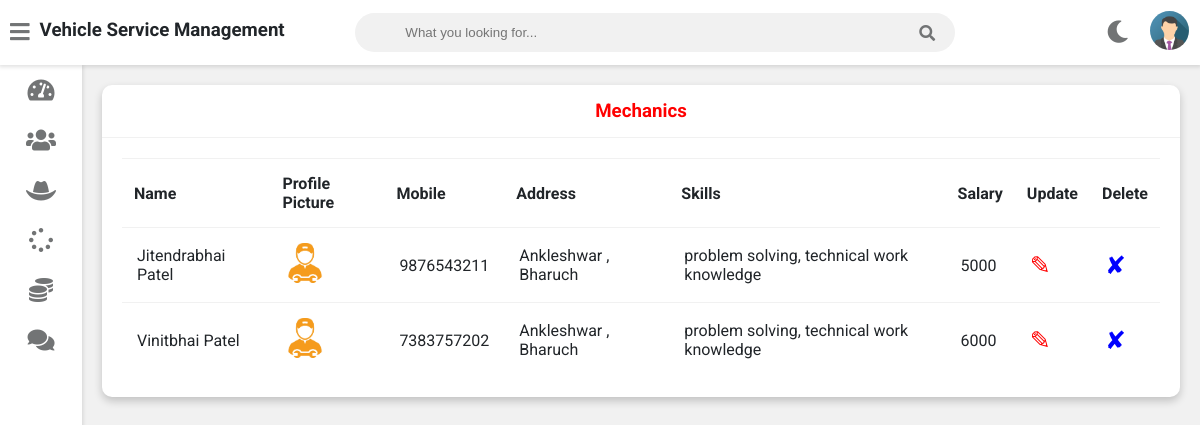
Page /admin-view-mechanic (signed in) on the committed database.
### vehicle/models.py (models this page shows, shortened)
class Mechanic(models.Model):
    user=models.OneToOneField(User,on_delete=models.CASCADE)
    profile_pic= models.ImageField(upload_to='profile_pic/MechanicProfilePic/',null=True,blank=True)
    address = models.CharField(max_length=40)
    mobile = models.CharField(max_length=20,null=False)
    skill = models.CharField(max_length=500,null=True)
    salary=models.PositiveIntegerField(null=True)
    status=models.BooleanField(default=False)
    @property
    def get_name(self):
        return self.user.first_name+" "+self.user.last_name

### vehicle/views.py (the view)
# urls.py: path('admin-view-mechanic',views.admin_view_mechanic_view,name='admin-view-mechanic'),
@login_required(login_url='adminlogin')
def admin_view_mechanic_view(request):
    mechanics=models.Mechanic.objects.all()
    return render(request,'vehicle/admin_view_mechanic.html',{'mechanics':mechanics})

### templates/vehicle/admin_view_mechanic.html
{% extends 'vehicle/adminbase.html' %}
{% block content %}
{% load static %}
	<div class="wrapper">
		<div class="row">
			<div class="col-12 col-m-12 col-sm-12">
				<div class="card">
					<div class="card-header">
						<h3 style="color:red; text-align:center" >Mechanics
						</h3>
					</div>
					<div class="card-content">
						<table>
							<thead>
                <tr>
                  <th>Name</th>
                  <th>Profile Picture</th>
                  <th>Mobile</th>
                  <th>Address</th>
                  <th>Skills</th>
                  <th>Salary</th>
                  <th>Update</th>
                  <th>Delete</th>
                </tr>
							</thead>
							<tbody>
              {% for m in mechanics %}
                <tr>
                  <td> {{m.get_name}}</td>
                  <td> <img src="{% static m.profile_pic.url %}" alt="Profile Pic" height="40px" width="40px" /></td>
                  <td>{{m.mobile}}</td>
                  <td>{{m.address}}</td>
                  <td>{{m.skill}}</td>
                  <td>{{m.salary}}</td>
                  <td><a  style="color:red; text-decoration:none;font-size:25px;" href="{% url 'update-mechanic' m.id  %}">&#9998;</a></td>
                  <td><a style="color:blue; text-decoration:none;font-size:25px;"href="{% url 'delete-mechanic' m.id  %}">&#10008;</a></td>
                </tr>
                {% endfor %}
							</tbody>
						</table>
					</div>
				</div>
			</div>
		</div>
<br><br><br><br><br><br><br><br><br><br><br><br><br><br><br><br>
	</div>
{% endblock content %}

### templates/vehicle/adminbase.html (shortened to what this page needs)
<!DOCTYPE html>
{% load static %}
<html>
<head>
	<link rel="stylesheet" type="text/css" href="https://cdnjs.cloudflare.com/ajax/libs/Chart.js/2.9.3/Chart.min.css">
	<link rel="stylesheet" type="text/css" href="{% static "fontawesome-free/css/all.min.css" %}">
	<link rel="stylesheet" type="text/css" href="{% static "style.css" %}">
</head>
<body class="overlay-scrollbar">
	<div class="navbar">
		<ul class="navbar-nav">
			<li class="nav-item">
				<a class="nav-link">
					<i class="fas fa-bars" onclick="collapseSidebar()"></i>
				</a>
			</li>
			<li class="nav-item">
				<h3>Vehicle Service Management</h3>
			</li>
		</ul>
		<form class="navbar-search">
			<input type="text" name="Search" class="navbar-search-input" placeholder="What you looking for...">
			<i class="fas fa-search"></i>
		</form>
		<ul class="navbar-nav nav-right">
			<li class="nav-item mode">
				<a class="nav-link" href="#" onclick="switchTheme()">
					<i class="fas fa-moon dark-icon"></i>
				</a>
			</li>
			<li class="nav-item avt-wrapper">
				<div class="avt dropdown">
					<img src="{% static "images/admin.png" %} " alt="User image" class="dropdown-toggle" data-toggle="user-menu">
				</div>
			</li>
		</ul>
	</div>
	<div class="sidebar">
		<ul class="sidebar-nav">
			<li class="sidebar-nav-item">
				<a href="/admin-dashboard" class="sidebar-nav-link">
					<div>
						<i class="fas fa-tachometer-alt"></i>
					</div>
				</a>
			</li>
			<li class="sidebar-nav-item">
				<a href="/admin-customer" class="sidebar-nav-link">
					<div>
						<i class="fas fa-users"></i>
					</div>
				</a>
			</li>
			<li  class="sidebar-nav-item">
				<a href="/admin-mechanic" class="sidebar-nav-link">
					<div>
					<i class="fas fa-hat-cowboy"></i>
					</div>
				</a>
			</li>
			<li  class="sidebar-nav-item">
				<a href="/admin-request" class="sidebar-nav-link">
					<div>
						<i class="fas fa-spinner"></i>
					</div>
				</a>
			</li>
			<li  class="sidebar-nav-item">
				<a href="/admin-report" class="sidebar-nav-link">
					<div>
						<i class="fas fa-coins"></i>
					</div>
				</a>
			</li>
			<li  class="sidebar-nav-item">
				<a href="/admin-feedback" class="sidebar-nav-link">
					<div>
					<i class="fas fa-comments"></i>
					</div>
				</a>
			</li>
		</ul>
	</div>
<div>
	<div class="content">
		{% block content %}
		{% endblock content %}
	</div>
</div>
</body>
</html>

### static/style.css (style rules this page uses)
:root { --primary-color: #1a0d6e; --success-color: #6ab04c; --warning-color: #f0932b; --danger-color: #eb4d4b; --light-color: #212529; --light-second-color: #727475; --light-background: #ffffff; --light-second-background: #f1f1f1; --dark-color: #909090; --dark-second-color: #f5f6fa; --dark-background: #23242D; --dark-second-background: #181818; }
.light { --main-bg-color: var(--light-background); --second-bg-color: var(--light-second-background); --main-color: var(--light-color); --second-color: var(--light-second-color); }
* { box-sizing: border-box; }
body { font-family: 'Roboto', sans-serif; background: var(--main-bg-color); color: var(--main-color); margin: 0; }
.navbar { display: flex; flex-direction: row; background: var(--main-bg-color); color: var(--main-color); position: fixed; top: 0; right: 0; left: 0; z-index: 101; box-shadow: rgba(0,0,0,0.12) 0px 1px 4px 1px; }
.navbar-nav { list-style: none; display: flex; flex-direction: row; padding-left: 0; margin-bottom: 0; margin-top: 0; }
.nav-link { float: left; text-align: center; padding: 21px 10px; text-decoration: none; font-size: 17px; color: var(--second-color); position: relative; }
.navbar-nav i { font-size: 1.4rem; }
.nav-right { margin-left: auto; }
.navbar-search { position: relative; margin: auto; width: 50%; }
.navbar-search input { background: var(--second-bg-color); border: none; padding: 12px 50px 12px 50px; width: 100%; outline: none; color: var(--main-color); border-radius: 20px; }
.navbar-search i { position: absolute; top: 50%; right: 20px; transform: translateY(-50%); color: var(--second-color); cursor: pointer; }
.avt img { width: 39px; height: 39px; border-radius: 50%; }
.avt { padding: 11px }
.dropdown { position: relative; }
.wrapper { padding: 10px; margin-left: 82px; padding-top: 75px; background: var(--second-bg-color); transition: margin-left .5s; }
.sidebar { width: 82px; height: 100vh; position: fixed; margin-top: 65px; background: var(--main-bg-color); box-shadow: rgba(0,0,0,0.12) 0px 1px 4px 1px; overflow: hidden; z-index: 100; transition: width .5s; }
.sidebar-nav { list-style: none; padding: 0; margin: 0; display: flex; flex-direction: column; align-items: center; height: 100vh; }
.sidebar-nav-item { width: 100%; }
.sidebar-nav-link { display: flex; align-items: center; color: var(--main-color); text-decoration: none; }
.sidebar-nav-link i { font-size: 1.5rem; color: var(--second-color); position: absolute; left: 50%; top: 50%; transform: translate(-50%, -50%); }
.sidebar-nav-link div { min-width: 82px; height: 50px; position: relative; }
.row { display: flex; flex-wrap: wrap; flex-direction: row; }
.row:after, .row:before { box-sizing: border-box; }
[class*="col-"] { padding: 10px; }
@media only screen and (min-width: 600px) { .col-sm-12 { width: 100%; } }
@media only screen and (min-width: 768px) { .col-m-12 { width: 100%; } }
@media only screen and (min-width: 992px) { .col-12 { width: 100%; } }
.card { background: var(--main-bg-color); color: var(--main-color); border-radius: 10px; margin-bottom: 10px; box-shadow: 0 4px 8px 0 rgba(0,0,0,0.2); }
.card-header { padding: 15px 30px; border-bottom: 1px solid var(--second-bg-color); position: relative; }
.card-header h3 { margin: 0; }
.card-content { padding: 20px; overflow-x: auto; }
table { border-collapse: collapse; width: 100%; }
table td { border-top: 1px solid var(--second-bg-color); padding: 15px; }
table th { border-top: 1px solid var(--second-bg-color); border-bottom: 1px solid var(--second-bg-color); padding: 15px 12px; text-align: left; }

### rows in the picture
Mechanic: get_name "Jitendrabhai Patel", profile_pic (picture), mobile "9876543211", address "Ankleshwar , Bharuch", skill "problem solving, technical work knowledge", salary "5000"
Mechanic: get_name "Vinitbhai Patel", profile_pic (picture), mobile "7383757202", address "Ankleshwar , Bharuch", skill "problem solving, technical work knowledge", salary "6000"
